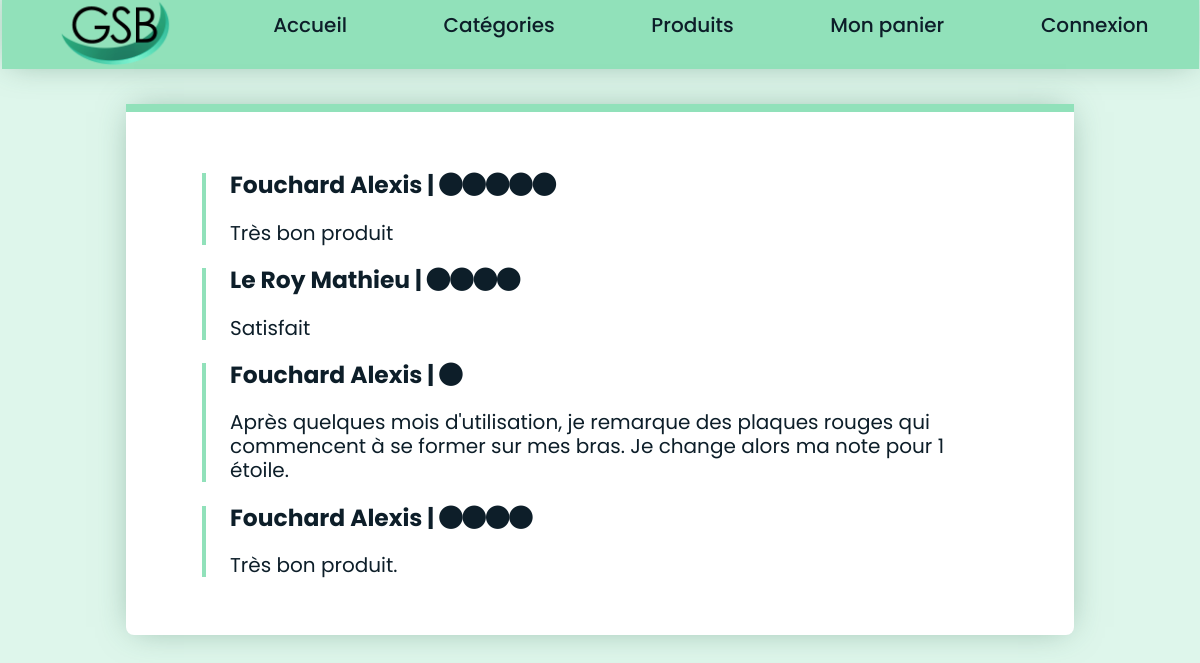
Screenshot of /index.php?uc=voirProduits&produit=1&action=voirAvis with the database file from the repository.
### tables this page shows
CREATE TABLE IF NOT EXISTS `note` (
  `ID` int(11) NOT NULL AUTO_INCREMENT,
  `Note` int(11) NOT NULL,
  `Avis` varchar(512) NOT NULL,
  `ID_Produit` int(11) NOT NULL,
  `ID_Utilisateur` int(11) NOT NULL,
  PRIMARY KEY (`ID`),
  KEY `Note_Produit_FK` (`ID_Produit`),
  KEY `Note_Utilisateur0_FK` (`ID_Utilisateur`)
);

CREATE TABLE IF NOT EXISTS `utilisateur` (
  `ID` int(11) NOT NULL AUTO_INCREMENT,
  `Nom` varchar(128) NOT NULL,
  `Prenom` varchar(128) NOT NULL,
  `Telephone` varchar(32) NOT NULL,
  `Code_Postal` varchar(5) NOT NULL,
  `Ville` varchar(128) NOT NULL,
  `Adresse` varchar(128) NOT NULL,
  `Mail` varchar(128) NOT NULL,
  `Password` varchar(512) NOT NULL,
  `ID_Role` int(11) NOT NULL,
  PRIMARY KEY (`ID`),
  KEY `Utilisateur_Role_FK` (`ID_Role`)
);

### modele/bd.produits.inc.php (called while the page is built, shortened)
<?php
	function getAvisProduit($produit){
		$monPdo = connexionPDO();
		$req ="SELECT Note, Avis, utilisateur.Nom, utilisateur.Prenom FROM note INNER JOIN utilisateur ON ID_Utilisateur = utilisateur.ID WHERE ID_Produit = ?";
		$query = $monPdo -> prepare($req);
		$query -> execute(array($produit));
		$res = $query -> fetchAll();
		return $res;
	}
?>

### vues/v_avis.php (the view)
<div class="listAvis">
    <?php foreach($lesAvis as $unAvis){ ?>
    <div class="unAvis">
        <h3><?php echo $unAvis['Nom']." ".$unAvis['Prenom']." | "; for($i = 0; $i < $unAvis['Note']; $i++){ echo '<i class="fa-solid fa-circle"></i>'; } ?></h3>
        <p><?php echo $unAvis['Avis']; ?></p>
    </div>
<?php } ?>
</div>

### modele/cssGeneral.css (style rules this page uses)
html { font:normal 125%/1.2em 'Poppins',sans-serif; }
body { background-color: #DEF6EB; }
.listAvis { width: 84%; background: white; padding: 4% 8% 4% 8%; border-radius: 0 0 8px 8px; border-top: #91e1ba 8px solid; box-shadow: 0 0 32px -8px #326A4F80; }
.unAvis { border-left: #91e1ba 4px solid; padding-left: 3%; }

### rows the page displays
note: ID_Utilisateur.Nom "Fouchard", ID_Utilisateur.Prenom "Alexis", Note 5 (drawn), Avis "Très bon produit"
note: ID_Utilisateur.Nom "Le Roy", ID_Utilisateur.Prenom "Mathieu", Note 4 (drawn), Avis "Satisfait"
note: ID_Utilisateur.Nom "Fouchard", ID_Utilisateur.Prenom "Alexis", Note 1 (drawn), Avis "Après quelques mois d'utilisation, je remarque des plaques rouges qui commencent à se former sur mes bras. Je change alors ma note pour 1 étoile."
note: ID_Utilisateur.Nom "Fouchard", ID_Utilisateur.Prenom "Alexis", Note 4 (drawn), Avis "Très bon produit."
